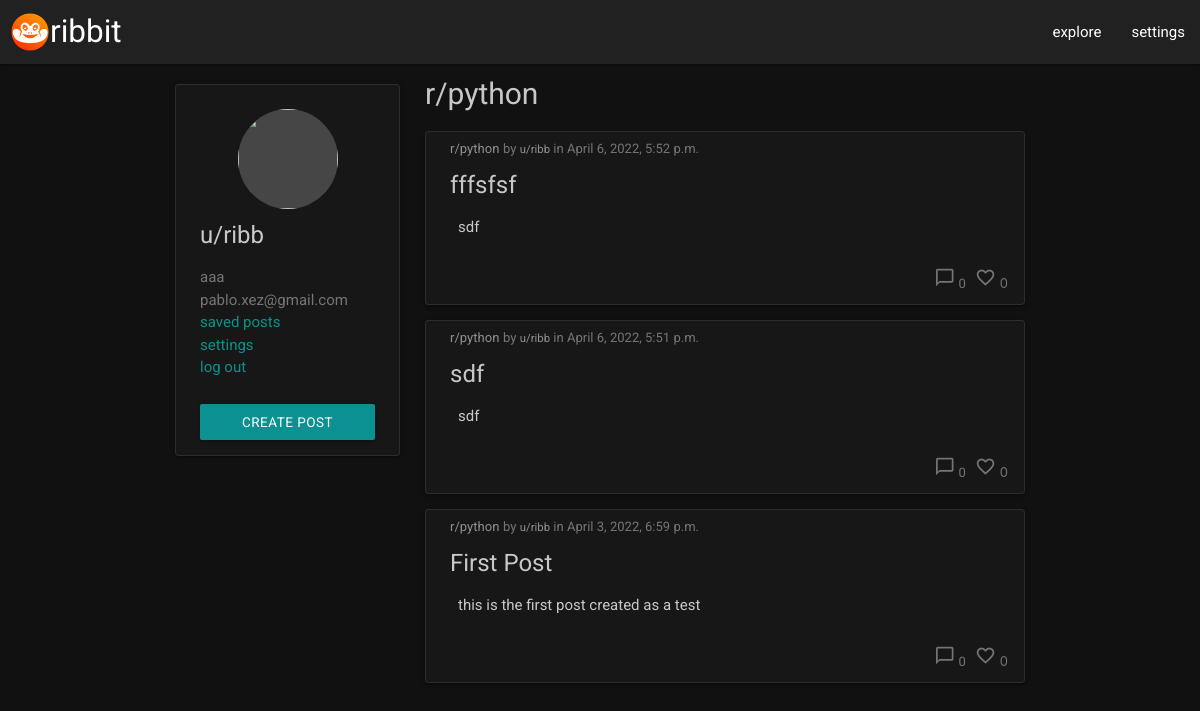
/r/python (signed in), run on the app's committed database.
### wall/models.py (models this page shows, shortened)
class Profile(models.Model):
    user = models.OneToOneField(User, null=False, on_delete=models.CASCADE)
    name = models.CharField(max_length=12, unique=False)
    dark_mode = models.BooleanField()
    profile_picture = CloudinaryField(
        'profile_pic',
        default='static/images/ribbit-logo.png'
    )
    favorite_categories = models.ManyToManyField(
        Category, related_name='favorite_categories',
        blank=True
    )
    saved_posts = models.ManyToManyField(
        Post,
        related_name='favorite_categories',
        blank=True
    )

class Category(models.Model):
    name = models.CharField(max_length=12, unique=True)
    class Meta:
        verbose_name_plural = "categories"
    def __str__(self):
        return str(self.name)

class Post(models.Model):
    title = models.CharField(max_length=100, unique=True)
    slug = models.SlugField(max_length=100, unique=True)
    content = models.TextField()
    featured_image = CloudinaryField('image', default='placeholder')
    excerpt = models.TextField(blank=True)
    category = models.ForeignKey(Category, on_delete=models.CASCADE)
    author = models.ForeignKey(
        User, on_delete=models.CASCADE, related_name="posts")
    date_created = models.DateTimeField(auto_now_add=True)
    date_modified = models.DateTimeField(auto_now=True)
    likes = models.ManyToManyField(User, related_name='post_likes', blank=True)
    class Meta:
        ordering = ['-date_created']

### wall/views.py (the view)
# urls.py: path('r/<category>', views.CategoryView.as_view(), name='category_view'),
class CategoryView(View):
    def get(self, request, category, *args, **kwargs):
        queryset = Category.objects.all()
        category = get_object_or_404(queryset, name=category)
        posts = Post.objects.filter(category=category)
        return render(
            request,
            'wall/category_wall.html',
            {
                'category': category,
                'posts': posts,
            },
        )

### templates/wall/category_wall.html (shortened to what this page needs)
{% extends "wall/base.html" %}
{% block content %}
    <div class="flex-container">
        <div class="side-content">
            {% include 'wall/modules/user_module.html' %}
        </div>
        <div class="feed-content">
            <h2 id="page-title">r/{{ category.name }}</h2>
            {% if posts.count == 0 %}
            <div class="card">
                <div class="card-content white-text padding-bottom-small">
                    <p>No posts here, be the first!</p>
                </div>
            </div>
            {% else %}
                {% for post in posts %}
                    {% include "wall/modules/post_module.html" with post=post%}
                {% endfor %}
            {% endif %}
        </div>
    </div>
{% endblock %}

### templates/wall/modules/user_module.html
<div id="account-widget" class="card">
    <div class="card-content padding-bottom-small">
        {% if user.is_authenticated %}
        <div id="profile-pic-container">
            <img id="profile-pic" src="{{ request.user.profile.profile_picture.url }}">
        </div>
        <span id="username" class="card-title">u/{{user.username}}</span>
        <ul id="account-widget-list" class="secondary-text">
            <li>{{user.profile.name}}</li>
            <li>{{user.email}}</li>
            <li><a href="{% url 'coming_soon' 'Saved posts' %}">saved posts</a></li>
            <li><a href="{% url 'edit_profile' %}">settings</a></li>
            <li><a href="{% url 'account_logout' %}">log out</a></li>
        </ul>
        <a class="btn btn-accent centered" href="{% url 'new_post' %}">create post</a>
        {% else %}
        <span class="card-title">not logged in</span>
        <ul id="account-widget">
            <li><a href="{% url 'account_login' %}">log in</a></li>
            <li><a href="{% url 'account_signup' %}">register</a></li>
        </ul>
        {% endif %}
    </div>
</div>

### templates/wall/modules/post_module.html
<div class="card">
    <div class="card-content white-text padding-vertical-small">
        <div class="category-label">
            <a href="{% url 'category_view' post.category %}" class="floaty-anchor"  alt="go to category page">r/{{ post.category }}</a>
            <a href="{% url 'post_view' post.slug %}" class="full-anchor" alt="view full post"></a>
            <span class="secondary-text small">by
                <a href="{% url 'coming_soon' 'User Profiles' %}" class="floaty-anchor" alt="go to coming soon page">u/{{ post.author }}</a> in
                {{ post.date_created }}</span>
        </div>
        <span class="card-title">{{ post.title }}</span>
        <div class="mask-content">
            <a href="{% url 'post_view' post.slug %}" class="full-anchor" alt="view full page"></a>
            <p>{{ post.content }}</p>
        </div>
        {% if user.is_authenticated %}
        <div class="comments-likes">
            <a href="{% url 'post_view' post.slug %}" class="floaty-anchor">
                <i class="small material-icons">chat_bubble_outline</i>
            </a>
            <span class="secondary-text">{{ post.comments.count }}</span>
            {% include "wall/modules/like_button.html" %}
        </div>
        {% endif %}
    </div>
</div>

### templates/wall/modules/like_button.html (shortened to what this page needs)
<form style="display:inline;" action="{% url 'post_like' post.slug %}" method="POST">
    <button type="submit" class="btn-trans floaty-anchor">
        <i class="small material-icons">
        </i>
        <span class="secondary-text">{{ post.likes.count }}</span>
    </button>
</form>

### static/css/style.css (style rules this page uses)
:root { --border-gray: #ffffff18; --transparent-gray: #1a1a1bcc; --hover-line-color: #ffffff44; --anchor-color: #00fff387; --accent-color-primary: #00fdff87; --accent-color-secondary: #2bbbad; --font-color-darkmode-primary: #dbdbdbe7; --font-color-darkmode-secondary: #757575; }
body { color: var(--font-color-darkmode-primary); font-family: Roboto, sans-serif; }
a { color: var(--anchor-color); }
i.small { font-size: 1.4rem; }
.material-icons { color: var(--font-color-darkmode-secondary) }
.centered { margin: 25px auto 0px auto; display: flex; justify-content: center; align-items: center; }
.secondary-text { color: var(--font-color-darkmode-secondary); }
.small { font-size: 0.87em; }
.dark { background-color:#111111; }
.floaty-anchor { position: relative; z-index: 1; }
.full-anchor { position: absolute; top:0; left:0; width: 100%; height: 100%; z-index: 0; }
.category-label a { font-size: 0.87em; color: rgba(255, 255, 255, 0.521); }
.padding-bottom-small { padding-bottom: 15px !important; }
.padding-vertical-small { padding: 5px 10px 10px 24px !important; }
.flex-container { box-sizing: border-box; display: -ms-flexbox; display: flex; -ms-flex-direction: row; -ms-flex-pack: center; justify-content: center; margin: 0 auto; max-width: 1248px; flex-wrap: nowrap; flex-direction: row; }
#page-title { margin-top: 0px; font-size: 2em; }
.side-content { min-width: 250px; padding: 12.5px 5px 0px 20px; z-index:0; }
.feed-content { width: 640px; padding: 12.5px 20px 0px 20px; }
.btn-trans { background-color: transparent; border: none; cursor: pointer; }
.btn-accent { font-size:0.9em; background-color: var(--accent-color-primary) }
.card { border: 1px solid var(--border-gray); background-color: var(--transparent-gray); border-radius: 4px; }
.card p { color: var(--font-color-darkmode-primary); line-height: 1.8em; }
.card-content p { margin: 0; overflow: hidden; padding-right: 10px; }
.mask-content { -webkit-mask-image: linear-gradient(180deg,rgb(0, 0, 0) 50%, transparent); mask-image: linear-gradient(180deg,#000 100%,transparent); padding: 5px 8px 10px; max-height: 100px; overflow: hidden; z-index: 0; }
.card-title { font-weight: 400 !important; color: var(--font-color-darkmode-primary); margin: 10px 0px 0px 0px; }
.comments-likes { text-align: right; margin: 15px 0px 0px 0px; font-size: 0.87em; }
.comments-likes span { color: var(--font-color-darkmode-secondary); }
#profile-pic-container { height:100px; width: 100px; background-color: rgb(70, 70, 70); border-radius: 50%; margin: 0px auto 10px auto; overflow: hidden; }
#profile-pic { height: 100px; width: 100px; }

### data on the page
Category: name "python"
Post: category "python", author "ribb", date_created "April 6, 2022, 5:52 p.m.", title "fffsfsf", content "sdf", comments.count "0", likes.count "0"
Post: category "python", author "ribb", date_created "April 6, 2022, 5:51 p.m.", title "sdf", content "sdf", comments.count "0", likes.count "0"
Post: category "python", author "ribb", date_created "April 3, 2022, 6:59 p.m.", title "First Post", content "this is the first post created as a test", comments.count "0", likes.count "0"

### other printed values
{{ user.username }} "ribb"
{{ user.profile.name }} "aaa"
{{ user.email }} "pablo.xez@gmail.com"
